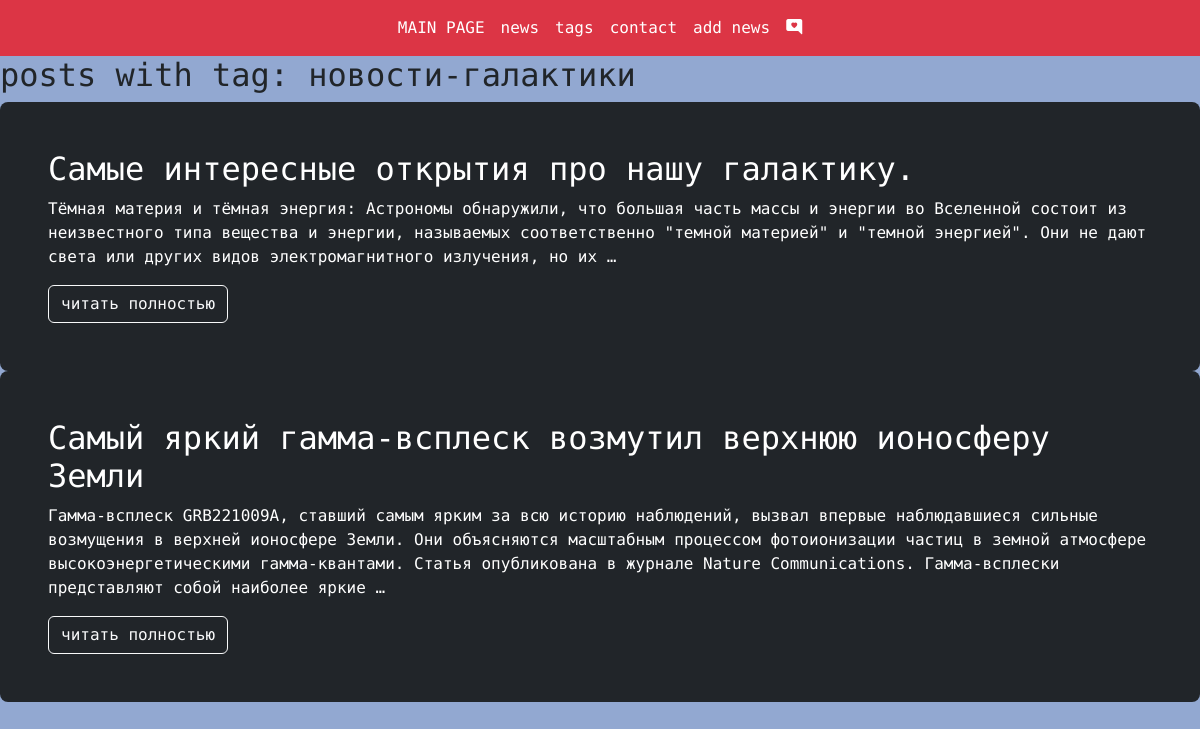
Page /blog/tags/news_milky/ on the earlier database version.
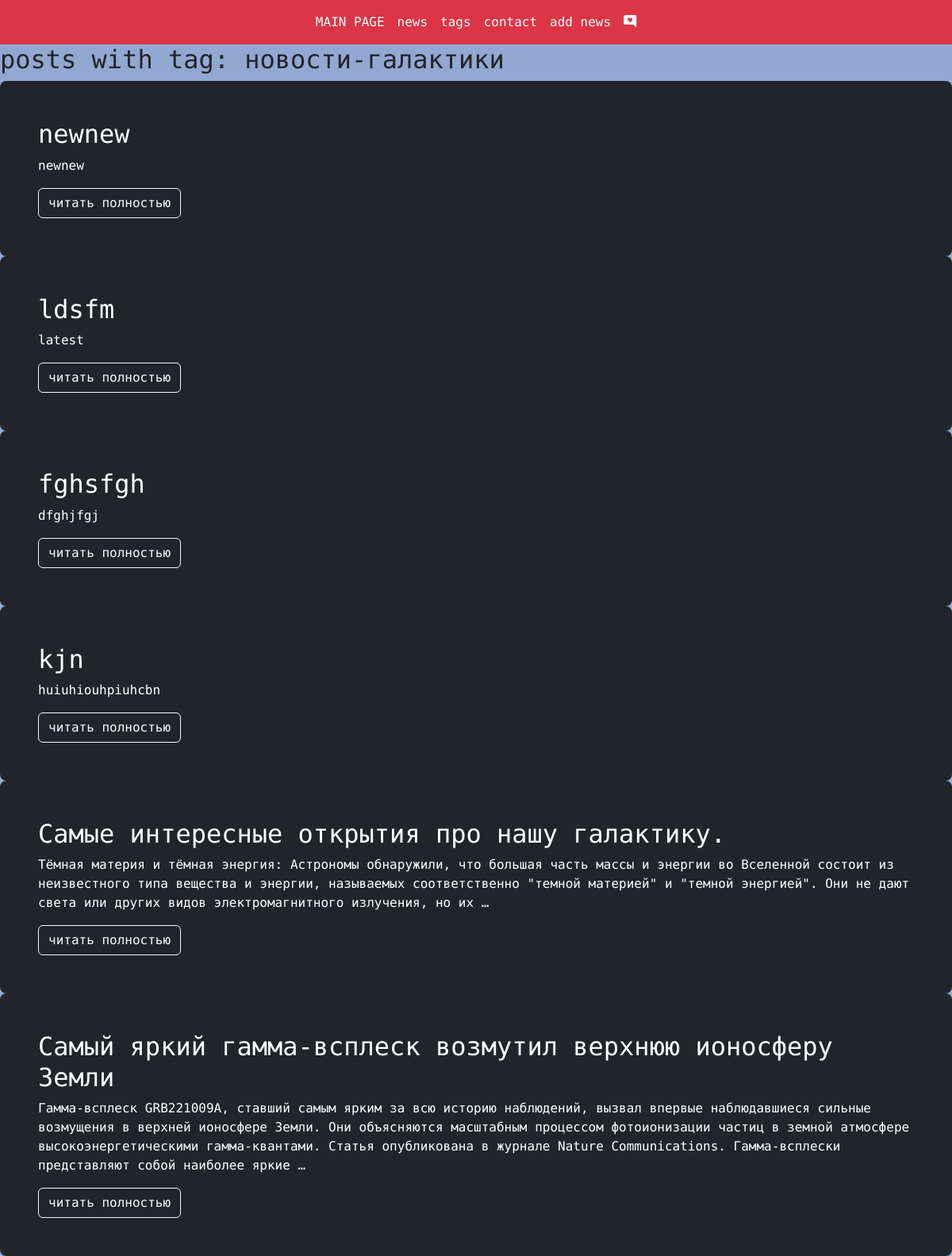
Same page on the later database version.
### blog/models.py (models this page shows, shortened)
class SkyNews(models.Model):
    title = models.CharField(max_length=255, verbose_name="Заголовок")#строковое поле с ограничением кол-ва ввода
    slug = models.SlugField(max_length=255, db_index=True, unique=True)
    newscontent = models.TextField(blank=True)#бланк тру - можно ниче не передавать
    time_create = models.DateTimeField(auto_now_add=True)
    time_update = models.DateTimeField(auto_now=True)
    is_published = models.BooleanField(default=True)
    tags = models.ManyToManyField('Tag', blank=True, related_name='posts')
    photo = models.ImageField(upload_to='photos/%Y/%m/%d/', default=None,
                              blank=True, null=True, verbose_name='фото')
    ''' This is a Python function that returns the absolute URL for a specific object instance in Django
   web framework. It uses the reverse function from django.urls module to generate the URL by
   reversing the URL configuration. In this case, it reverses the 'posts_detail' view name and
    passes the keyword argument 'slug' with the value of the current object's slug attribute (self.slug).
     This method is commonly used in class-based
   views (CBV) when you need to create links to detail pages for individual objects.'''
    def get_absolute_url(self):
        return reverse('posts_detail', kwargs={'slug': self.slug})
    class Meta:
        ordering = ['-time_create']
        indexes = [
            models.Index(fields=['-time_create'])
        ]

### blog/views.py (the view)
# urls.py: path('tags/<str:slug>/', tag_detail, name='tag_detail_url'),
def tag_detail(request, slug):
    tag = Tag.objects.get(slug__iexact=slug)
    return render(request, 'blog/tag_detail.html', context={'tag': tag})

### blog/templates/blog/tag_detail.html (shortened to what this page needs)
{% extends 'base.html' %}
{% block content %}
<h2>posts with tag: {{tag.title}}</h2>
{% for post in tag.posts.all %}
 <div class="h-100 p-5 text-bg-dark rounded-3">
          <h2>{{ post.title }}</h2>
          <p> {{ post.newscontent|truncatewords:40 }}</p>
            <a class="btn btn-outline-light" href="{{ post.get_absolute_url }}" role="button">читать полностью</a>
 </div>
{% endfor %}
{% endblock %}

Differences in the rows shown:
added SkyNews: title "newnew", newscontent "newnew"
added SkyNews: title "ldsfm", newscontent "latest"
added SkyNews: title "fghsfgh", newscontent "dfghjfgj"
added SkyNews: title "kjn", newscontent "huiuhiouhpiuhcbn"
